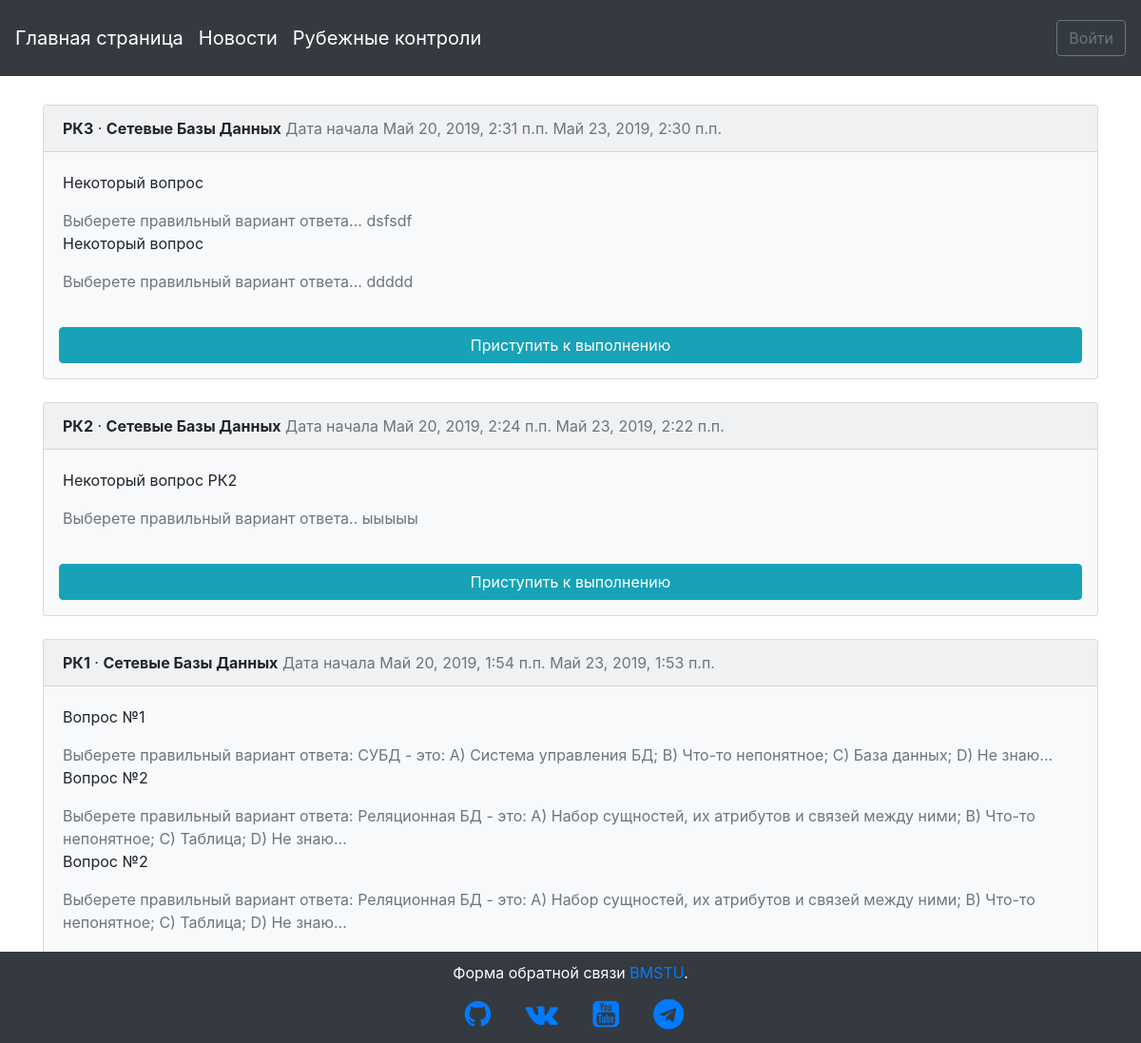
The app's page /rk/, older data.
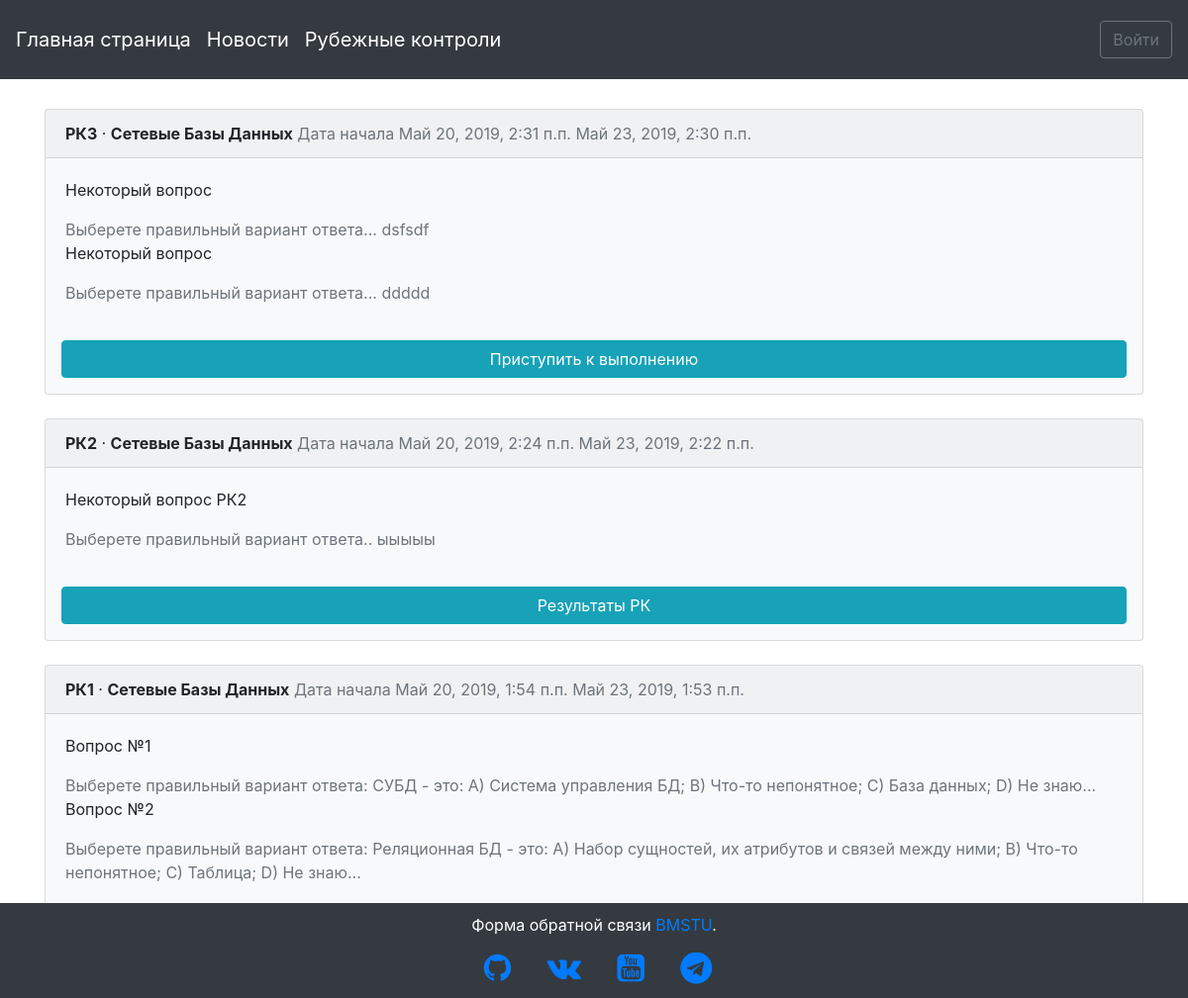
The same page, newer data.
### questiontest/models.py (models this page shows, shortened)
class RK(models.Model):
    name = models.CharField(max_length=255, verbose_name="Название РК", default="РК1")
    disciple = models.ForeignKey(Disciple, on_delete=models.CASCADE, verbose_name="Дисциплина", null=True)
    date_start = models.DateTimeField(default=now, verbose_name='Дата начала')
    date_stop = models.DateTimeField(verbose_name='Дата окончания', default=(now() + timedelta(days=3)))

class Question(models.Model):
    A = 'A'
    B = 'B'
    C = 'C'
    D = 'D'
    ANSWERS_CHOICES = (
        (A, 'A'),
        (B, 'B'),
        (C, 'C'),
        (D, 'D')
    )
    name = models.CharField(max_length=255, verbose_name="Название вопроса", default="Некоторый вопрос")
    body = models.TextField(verbose_name="Содержание вопроса", default="Выберете правильный вариант ответа...")
    answer_true = models.CharField(max_length=1, choices=ANSWERS_CHOICES, default='A', verbose_name="Вариант правильного ответа")
    rk = models.ForeignKey(RK, on_delete=models.CASCADE, verbose_name="Контрольные вопросы", null=True)

### attendance_control/models.py (models this page shows)
class Disciple(models.Model):
    name = models.CharField(max_length=255, verbose_name='Название предмета')
    teacher = models.ForeignKey(CustomUser, on_delete=models.CASCADE, verbose_name="Преподаватель")
    def __str__(self):
        return self.name

### questiontest/views.py (the view)
# urls.py: path('', views.RKListView.as_view(), name='rk_list'),
class RKListView(ListView):
    model = RK
    template_name = 'rk_list.html'
    def get_queryset(self):
        return self.model.objects.order_by('-date_start')

### templates/rk_list.html (shortened to what this page needs)
{% extends 'base.html' %}
{% block content %}
  {% for item in object_list %}
    <div class="card" style="background: #f8f9fa;">
      <div class="card-header">
        <span class="font-weight-bold">{{ item.name }}</span> &middot; <span class="font-weight-bold">{{ item.disciple }}</span>
        <span class="text-muted">Дата начала {{ item.date_start}}</span>
        <span class="text-muted">{{ item.date_stop }}</span>
      </div>
      <div class="card-body">
        {% for obj in item.question_set.all %}
          <p>{{ obj.name }}</p>
          <span class="text-muted">{{ obj.body }}</span>
        {% endfor %}
      </div>
      {% if item.rkresult_set.all %}
        <a class="btn btn-info m-3" href="{% url 'rk_results_list' item.pk %}">Результаты РК</a>
        {% else %}
        {% if user.user_role == 'ПР' or user.is_superuser %}
          <a class="btn btn-info m-3" href="{% url 'question_new' item.pk %}">Добавить вопрос</a>
        {% else %}
          <a class="btn btn-info m-3" href="{% url 'rk_solving' item.pk %}">Приступить к выполнению</a>
        {% endif %}
      {% endif %}
    </div>
    <br />
  {% endfor %}
{% endblock %}

Row changes from the older to the newer data that the page shows:
removed Question: name "Вопрос №2", body "Выберете правильный вариант ответа: Реляционная БД - это: А) Набор сущностей, их атрибутов и связей между ними; B) Что-то непонятное; C) Таблица; D) Не знаю...", shown under RK "РК1"
computed for RK "РК2": text "Приступить к выполнению" → "Результаты РК"
